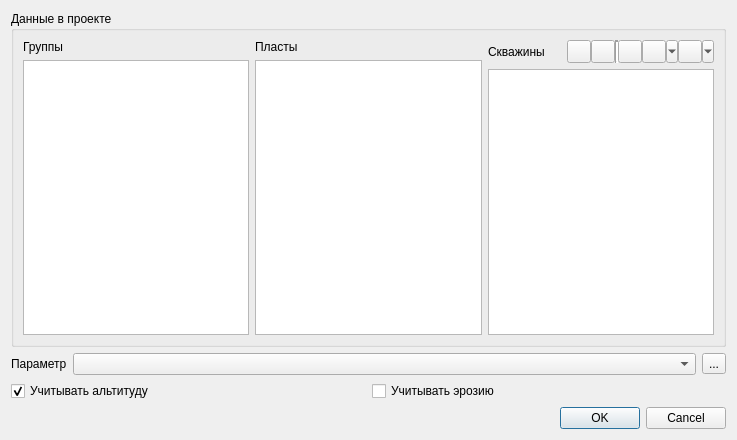
<?xml version="1.0" encoding="UTF-8"?>
<ui version="4.0">
 <class>Dialog</class>
 <widget class="QDialog" name="Dialog">
  <property name="geometry">
   <rect>
    <x>0</x>
    <y>0</y>
    <width>737</width>
    <height>440</height>
   </rect>
  </property>
  <property name="windowTitle">
   <string>Координаты пластопересечения</string>
  </property>
  <layout class="QGridLayout" name="gridLayout_2">
   <item row="0" column="0">
    <widget class="QGroupBox" name="groupBox">
     <property name="title">
      <string>Данные в проекте</string>
     </property>
     <layout class="QGridLayout" name="gridLayout" columnstretch="0,0,0">
      <item row="0" column="0">
       <widget class="QLabel" name="label">
        <property name="text">
         <string>Группы</string>
        </property>
       </widget>
      </item>
      <item row="0" column="1">
       <widget class="QLabel" name="label_3">
        <property name="text">
         <string>Пласты</string>
        </property>
       </widget>
      </item>
      <item row="0" column="2" rowspan="2">
       <widget class="QFrame" name="mWellsFrame">
        <property name="frameShape">
         <enum>QFrame::NoFrame</enum>
        </property>
        <property name="frameShadow">
         <enum>QFrame::Raised</enum>
        </property>
        <layout class="QVBoxLayout" name="verticalLayout">
         <property name="margin">
          <number>0</number>
         </property>
         <item>
          <layout class="QHBoxLayout" name="horizontalLayout_2">
           <property name="spacing">
            <number>0</number>
           </property>
           <item>
            <widget class="QLabel" name="mWellLabel">
             <property name="text">
              <string>Скважины</string>
             </property>
            </widget>
           </item>
           <item>
            <widget class="QToolButton" name="mSelectAll">
             <property name="toolTip">
              <string>Выделить все</string>
             </property>
             <property name="text">
              <string/>
             </property>
            </widget>
           </item>
           <item>
            <widget class="QToolButton" name="mUnselectAll">
             <property name="toolTip">
              <string>Снять выделение</string>
             </property>
             <property name="text">
              <string/>
             </property>
            </widget>
           </item>
           <item>
            <widget class="Line" name="line">
             <property name="lineWidth">
              <number>2</number>
             </property>
             <property name="orientation">
              <enum>Qt::Vertical</enum>
             </property>
            </widget>
           </item>
           <item>
            <widget class="QToolButton" name="mSortToolButton">
             <property name="toolTip">
              <string>Сортировать список</string>
             </property>
             <property name="text">
              <string/>
             </property>
            </widget>
           </item>
           <item>
            <widget class="QToolButton" name="mWellListToolButton">
             <property name="toolTip">
              <string>Список скважин</string>
             </property>
             <property name="text">
              <string/>
             </property>
             <property name="checkable">
              <bool>true</bool>
             </property>
             <property name="popupMode">
              <enum>QToolButton::MenuButtonPopup</enum>
             </property>
            </widget>
           </item>
           <item>
            <widget class="QToolButton" name="mWellFilterToolButton">
             <property name="toolTip">
              <string>Фильтровать список</string>
             </property>
             <property name="text">
              <string/>
             </property>
             <property name="checkable">
              <bool>true</bool>
             </property>
             <property name="popupMode">
              <enum>QToolButton::MenuButtonPopup</enum>
             </property>
            </widget>
           </item>
          </layout>
         </item>
         <item>
          <widget class="QListWidget" name="mWellsListWidget">
           <property name="selectionMode">
            <enum>QAbstractItemView::ExtendedSelection</enum>
           </property>
           <property name="sortingEnabled">
            <bool>true</bool>
           </property>
          </widget>
         </item>
        </layout>
       </widget>
      </item>
      <item row="1" column="0">
       <widget class="QListWidget" name="zonationListWidget">
        <property name="selectionMode">
         <enum>QAbstractItemView::ExtendedSelection</enum>
        </property>
        <property name="sortingEnabled">
         <bool>true</bool>
        </property>
       </widget>
      </item>
      <item row="1" column="1">
       <widget class="QListWidget" name="zoneListWidget">
        <property name="selectionMode">
         <enum>QAbstractItemView::SingleSelection</enum>
        </property>
        <property name="sortingEnabled">
         <bool>true</bool>
        </property>
       </widget>
      </item>
     </layout>
    </widget>
   </item>
   <item row="3" column="0">
    <widget class="QDialogButtonBox" name="buttonBox">
     <property name="orientation">
      <enum>Qt::Horizontal</enum>
     </property>
     <property name="standardButtons">
      <set>QDialogButtonBox::Cancel|QDialogButtonBox::Ok</set>
     </property>
    </widget>
   </item>
   <item row="2" column="0">
    <layout class="QHBoxLayout" name="horizontalLayout">
     <property name="topMargin">
      <number>0</number>
     </property>
     <item>
      <widget class="QCheckBox" name="mUseElevation">
       <property name="text">
        <string>Учитывать альтитуду</string>
       </property>
       <property name="checked">
        <bool>true</bool>
       </property>
      </widget>
     </item>
     <item>
      <widget class="QCheckBox" name="mUseErosion">
       <property name="text">
        <string>Учитывать эрозию</string>
       </property>
      </widget>
     </item>
    </layout>
   </item>
   <item row="1" column="0">
    <widget class="QFrame" name="mParameterFrame">
     <property name="frameShape">
      <enum>QFrame::NoFrame</enum>
     </property>
     <property name="frameShadow">
      <enum>QFrame::Raised</enum>
     </property>
     <layout class="QGridLayout" name="gridLayout_3" columnstretch="0,1,0">
      <property name="margin">
       <number>0</number>
      </property>
      <item row="0" column="2">
       <widget class="QToolButton" name="mParamToolButton">
        <property name="text">
         <string>...</string>
        </property>
       </widget>
      </item>
      <item row="0" column="0">
       <widget class="QLabel" name="label_2">
        <property name="text">
         <string>Параметр</string>
        </property>
       </widget>
      </item>
      <item row="0" column="1">
       <widget class="QComboBox" name="mParamComboBox"/>
      </item>
     </layout>
    </widget>
   </item>
  </layout>
  <action name="actionSetupFilter">
   <property name="text">
    <string>Установка...</string>
   </property>
   <property name="toolTip">
    <string>Настроить фильтр</string>
   </property>
  </action>
  <action name="actionSelectList">
   <property name="text">
    <string>Выбрать список...</string>
   </property>
  </action>
 </widget>
 <resources/>
 <connections>
  <connection>
   <sender>buttonBox</sender>
   <signal>accepted()</signal>
   <receiver>Dialog</receiver>
   <slot>accept()</slot>
   <hints>
    <hint type="sourcelabel">
     <x>266</x>
     <y>430</y>
    </hint>
    <hint type="destinationlabel">
     <x>157</x>
     <y>274</y>
    </hint>
   </hints>
  </connection>
  <connection>
   <sender>buttonBox</sender>
   <signal>rejected()</signal>
   <receiver>Dialog</receiver>
   <slot>reject()</slot>
   <hints>
    <hint type="sourcelabel">
     <x>334</x>
     <y>430</y>
    </hint>
    <hint type="destinationlabel">
     <x>286</x>
     <y>274</y>
    </hint>
   </hints>
  </connection>
  <connection>
   <sender>mParamToolButton</sender>
   <signal>clicked()</signal>
   <receiver>Dialog</receiver>
   <slot>mParamToolButton_clicked()</slot>
   <hints>
    <hint type="sourcelabel">
     <x>727</x>
     <y>375</y>
    </hint>
    <hint type="destinationlabel">
     <x>574</x>
     <y>322</y>
    </hint>
   </hints>
  </connection>
 </connections>
 <slots>
  <slot>mParamToolButton_clicked()</slot>
 </slots>
</ui>
